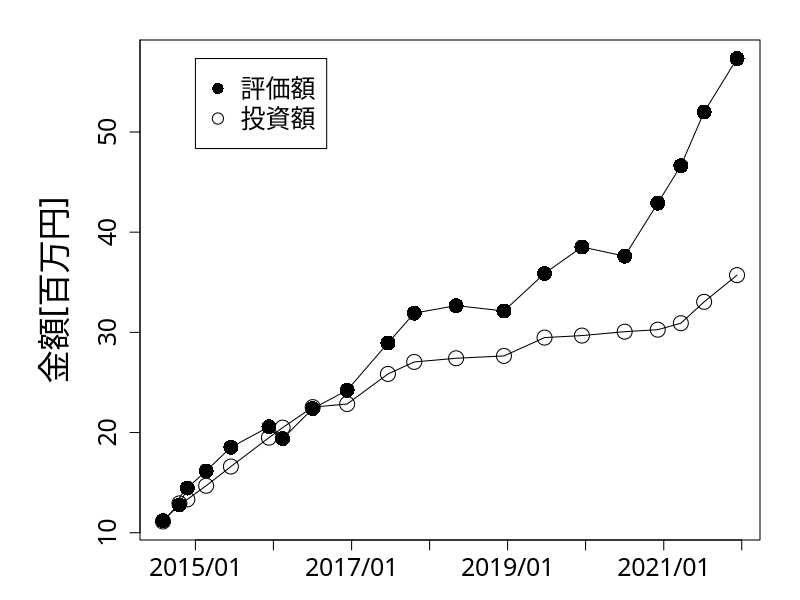

Write the R code that produced this figure.
#!/usr/bin/env Rscript

t <- read.table("./invest_return.tsv", sep="\t", header=FALSE)

x <- as.Date(t$V1, "%m/%d/%Y")
y1 <- as.numeric(gsub(",","", t$V2))/1000000
y2 <- as.numeric(gsub(",","", t$V3))/1000000
png("../images/investment_return/investment_return.png")
y_range <- range(y1, y2)

par(family = "HiraKakuProN-W3")
# mar – A numeric vector of length 4, which sets the margin sizes in the following order: bottom, left, top, and right. The default is c(5.1, 4.1, 4.1, 2.1).

par(mar = c(3, 7, 2, 2))

# mgp – A numeric vector of length 3, which sets the axis label locations relative to the edge of the inner plot window. The first value represents the location the labels (i.e. xlab and ylab in plot), the second the tick-mark labels, and third the tick marks. The default is c(3, 1, 0).

par(mgp = c(3.5, 1, 0))

plot(x, y1, xlab="", ylab="金額[百万円]", type="o", 
     cex.lab=2, cex.axis=1.5, cex.main=1.5, cex=2, ylim=y_range,
     xaxt="n",
     # 1,000万円から6,000万円までを5分割で
     yaxp = c(10, 60, 5),
     pch=1
     )
lines(x, y2, xlab="", type="o", pch=16,
     ylab="金額[百万円]",
     cex.lab=2, cex.axis=1.5, cex.main=1.5, cex=2, ylim=y_range,
     xaxt="n",
# 1,000万円から6,000万円までを5分割で
     yaxp = c(10, 60, 5)
     )
x_years = as.Date(c("2015/1/1", "2016/1/1", "2017/1/1", "2018/1/1", "2019/1/1", "2020/1/1", "2021/1/1", "2022/1/1"), "%Y/%m/%d")
axis(1, x_years, format(x_years, "%Y/%m"), cex=2, cex.axis=1.5, cex.main=1.5, cex.lab=2)

legend(x_years[1], y_range[2], c("評価額", "投資額"), cex=1.5, pch=c(16, 1))
